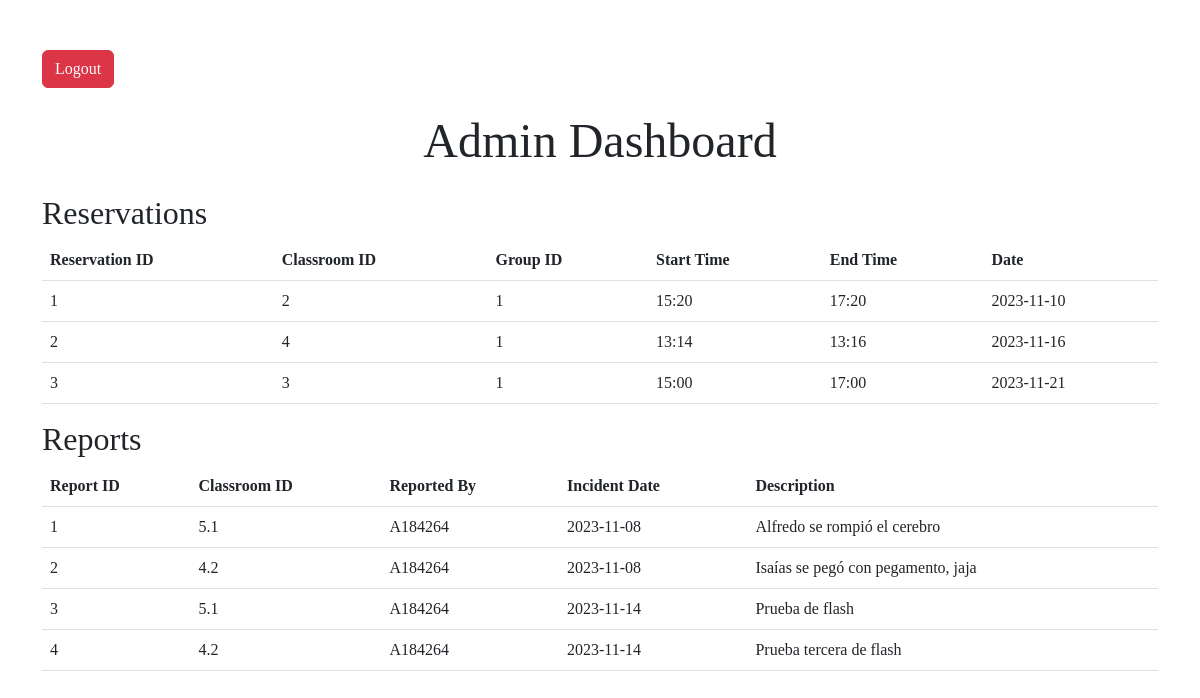
The page /admin_dashboard (signed in) on the database its author committed.
### tables this page shows
CREATE TABLE reservations (
    ReservationID INTEGER PRIMARY KEY AUTOINCREMENT,
    ClassroomID INTEGER NOT NULL,
    GroupID INTEGER NOT NULL,
    StartTime TEXT NOT NULL,
    EndTime TEXT NOT NULL,
    Date TEXT NOT NULL,
    FOREIGN KEY(ClassroomID) REFERENCES classrooms(ClassroomID),
    FOREIGN KEY(GroupID) REFERENCES groups(GroupID)
);

CREATE TABLE incident_reports (
    IncidentReportID INTEGER PRIMARY KEY AUTOINCREMENT,
    ClassroomID INTEGER NOT NULL,
    ReportedBy TEXT NOT NULL,
    IncidentDate TEXT NOT NULL,
    Description TEXT NOT NULL,
    FOREIGN KEY(ClassroomID) REFERENCES classrooms(ClassroomID)
);

### app.py (the view)
@app.route('/admin_dashboard')
def admin_dashboard():
    if 'admin_id' not in session:
        flash('Please log in to access the admin dashboard.', 'warning')
        return redirect(url_for('admin_login'))
    conn = get_db_connection()
    reservations = conn.execute('SELECT * FROM reservations').fetchall()
    reports = conn.execute('SELECT * FROM incident_reports').fetchall()
    conn.close()
    return render_template('admin_dashboard.html', reservations=reservations, reports=reports)

### app.py (called while the page is built, shortened)
@app.before_request
def before_request():
    session.modified = True

def get_db_connection():
    conn = sqlite3.connect('university_schedule.db')
    conn.row_factory = sqlite3.Row
    return conn

### templates/admin_dashboard.html (shortened to what this page needs)
<!DOCTYPE html>
<html lang="en">
<head>
    <link href="https://cdn.jsdelivr.net/npm/bootstrap@5.2.3/dist/css/bootstrap.min.css" rel="stylesheet">
    <link rel="stylesheet" type="text/css" href="{{ url_for('static', filename='css/style.css') }}">
</head>
<body>
    <div class="container">
        <a href="{{ url_for('logout') }}" class="btn btn-danger">Logout</a>
        <h1 class="my-4">Admin Dashboard</h1>
        <section>
            <h2>Reservations</h2>
            <table class="table">
                <thead>
                    <tr>
                        <th>Reservation ID</th>
                        <th>Classroom ID</th>
                        <th>Group ID</th>
                        <th>Start Time</th>
                        <th>End Time</th>
                        <th>Date</th>
                    </tr>
                </thead>
                <tbody>
                    {% for reservation in reservations %}
                        <tr>
                            <td>{{ reservation.ReservationID }}</td>
                            <td>{{ reservation.ClassroomID }}</td>
                            <td>{{ reservation.GroupID }}</td>
                            <td>{{ reservation.StartTime }}</td>
                            <td>{{ reservation.EndTime }}</td>
                            <td>{{ reservation.Date }}</td>
                        </tr>
                    {% endfor %}
                </tbody>
            </table>
        </section>
        <section>
            <h2>Reports</h2>
            <table class="table">
                <thead>
                    <tr>
                        <th>Report ID</th>
                        <th>Classroom ID</th>
                        <th>Reported By</th>
                        <th>Incident Date</th>
                        <th>Description</th>
                    </tr>
                </thead>
                <tbody>
                    {% for report in reports %}
                        <tr>
                            <td>{{ report.IncidentReportID }}</td>
                            <td>{{ report.ClassroomID }}</td>
                            <td>{{ report.ReportedBy }}</td>
                            <td>{{ report.IncidentDate }}</td>
                            <td>{{ report.Description }}</td>
                        </tr>
                    {% endfor %}
                </tbody>
            </table>
        </section>
    </div>
</body>
</html>

### static/css/style.css (style rules this page uses)
.container { padding-top: 50px; }
h1 { font-size: 3em; text-align: center; margin-top: 20px; margin-bottom: 0.5em; }
* { font-family: Baskerville, serif; }

### rows shown on the page
reservations: ReservationID "1", ClassroomID "2", GroupID "1", StartTime "15:20", EndTime "17:20", Date "2023-11-10"
reservations: ReservationID "2", ClassroomID "4", GroupID "1", StartTime "13:14", EndTime "13:16", Date "2023-11-16"
reservations: ReservationID "3", ClassroomID "3", GroupID "1", StartTime "15:00", EndTime "17:00", Date "2023-11-21"
incident_reports: IncidentReportID "1", ClassroomID "5.1", ReportedBy "A184264", IncidentDate "2023-11-08", Description "Alfredo se rompió el cerebro"
incident_reports: IncidentReportID "2", ClassroomID "4.2", ReportedBy "A184264", IncidentDate "2023-11-08", Description "Isaías se pegó con pegamento, jaja"
incident_reports: IncidentReportID "3", ClassroomID "5.1", ReportedBy "A184264", IncidentDate "2023-11-14", Description "Prueba de flash"
incident_reports: IncidentReportID "4", ClassroomID "4.2", ReportedBy "A184264", IncidentDate "2023-11-14", Description "Prueba tercera de flash"
